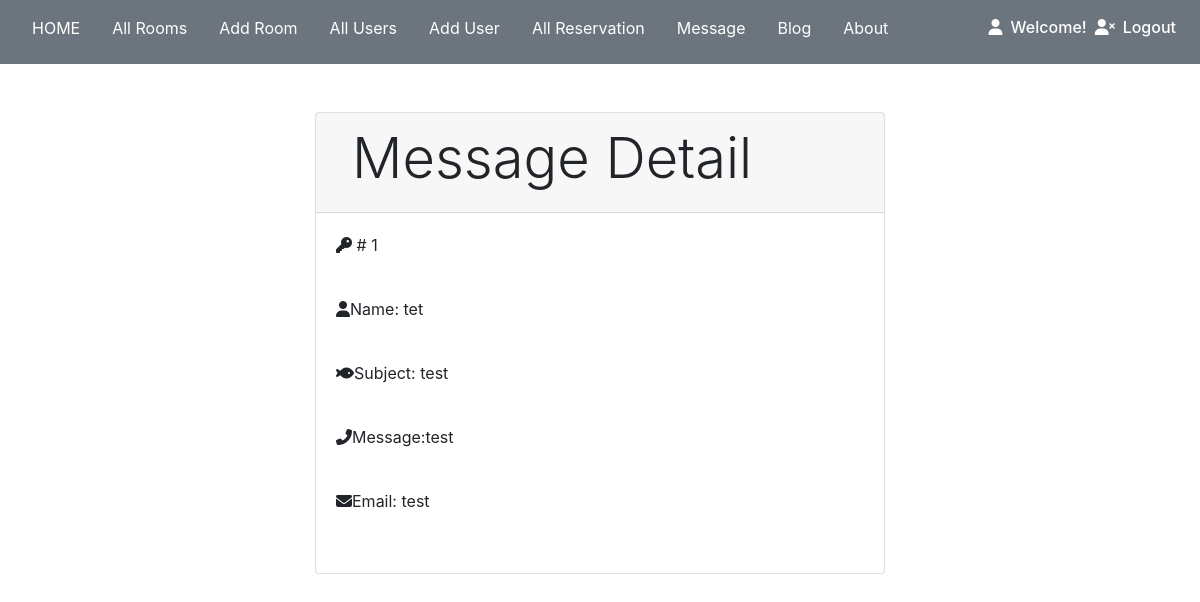
The app's page /messageDetail.php?id=1 with its own data.
### tables this page shows
CREATE TABLE `contact` (
  `contact_id` int(11) NOT NULL,
  `message` varchar(1000) NOT NULL,
  `name` varchar(50) NOT NULL,
  `email` varchar(50) NOT NULL,
  `subject` varchar(50) NOT NULL
);

### class/database.php (called while the page is built, shortened)
<?php
    class Database{
        private $servername = "localhost";
        private $username = "root";
        private $password = "root";
        private $databasename = "hotel";
        public function __construct(){
            $this->conn = new mysqli($this->servername,$this->username,$this->password,$this->databasename);
            return $this->conn;
        }
    }
?>

### class/user.php (called while the page is built, shortened)
<?php
    require_once 'database.php';
    class User extends Database{
        public function messageDetail($id){
            $sql = "SELECT * FROM contact WHERE contact_id = '$id'";
            $result = $this->conn->query($sql);
            if($result == false){
                die("No record ".$this->conn->error);
            }else{
                return $result->fetch_assoc();
            }
        }
    }
?>

### messageDetail.php (the view, shortened to what this page needs)
<?php
    require_once 'class/user.php';
    $user = new User();
    $id = $_GET['id'];
    $result = $user->messageDetail($id);
?>
<!DOCTYPE html>
<html lang="en">
<head>
    <link rel="stylesheet" href="https://stackpath.bootstrapcdn.com/bootstrap/4.3.1/css/bootstrap.min.css">
    <link rel="stylesheet" href="https://cdnjs.cloudflare.com/ajax/libs/material-design-iconic-font/2.2.0/css/material-design-iconic-font.min.css">
</head>
<body>
<nav class="navbar navbar-expand-lg navbar-white bg-secondary text-white">
        <ul class="nav navbar-nav mr-auto pb-0 mb-0">
            <li class="nav-item">
                <a href="index.php" class="nav-link text-white pb-0 px-3"><p>HOME</p></a>
            </li>
            <li class="nav-item">
                <a href="allRooms.php" class="nav-link text-white pb-0 px-3"><p>    All Rooms</p></a>
            </li>
            <li class="nav-item">
                <a href="addRoom.php" class="nav-link text-white pb-0 px-3"><p>    Add Room</p></a>
            </li>
            <li class="nav-item">
                <a href="allUsers.php" class="nav-link text-white pb-0 px-3"><p>    All Users</p></a>
            </li>
            <li class="nav-item">
                <a href="register/register.php" class="nav-link text-white pb-0 px-3"><p>    Add User</p></a>
            </li>
            <li class="nav-item">
                <a href="allReservation.php" class="nav-link text-white pb-0 px-3"><p>    All Reservation</p></a>
            </li>
            <li class="nav-item">
                <a href="message.php" class="nav-link text-white pb-0 px-3"><p>    Message</p></a>
            </li>
            <li class="nav-item">
                <a href="blog.php" class="nav-link text-white pb-0 px-3"><p>    Blog</p></a>
            </li>
            <li class="nav-item">
                <a href="about.php" class="nav-link text-white pb-0 px-3"><p>    About</p></a>
            </li>
        </ul>
        <ul  class="nav navbar-nav float-right">
            <li>
                <?php
                    $loginid = $_SESSION['userid'];
                    echo "<h6><i class='fas fa-user'></i><a href='menuAdmin.php?id=".$loginid."' class='nav-link text-white d-inline pb-0'>Welcome! ".$_SESSION['fname']."</a></h6>";
                ?>
            </li>
            <li>
                <h6><i class="fas fa-user-times"></i><a href="logout.php" class="nav-link text-white d-inline pb-0">Logout</a></h6>
            </li>
        </ul>
    </nav>
    <div class="container w-50 mx-auto mt-5">
        <div class="card">
            <div class="card-header">
                <h3 class="display-4 ml-3">Message Detail</h3>
            </div>
            <div class="card-body">
                <p><i class="fas fa-key"></i>  # <?php echo $result['contact_id']?></p><br>
                <p><i class="fas fa-user"></i>Name:  <?php echo $result['name']?></p><br>
                <p><i class="fas fa-fish"></i>Subject:  <?php echo $result['subject']?></p><br>
                <p><i class="fas fa-phone-alt"></i>Message:<?php echo $result['message']?></p><br>
                <p><i class="fas fa-envelope"></i>Email: <?php echo $result['email']?></p><br>
            </div>
        </div>
    </div>
</body>
</html>

### records on screen
contact: contact_id "1", name "tet", subject "test", message "test", email "test"
